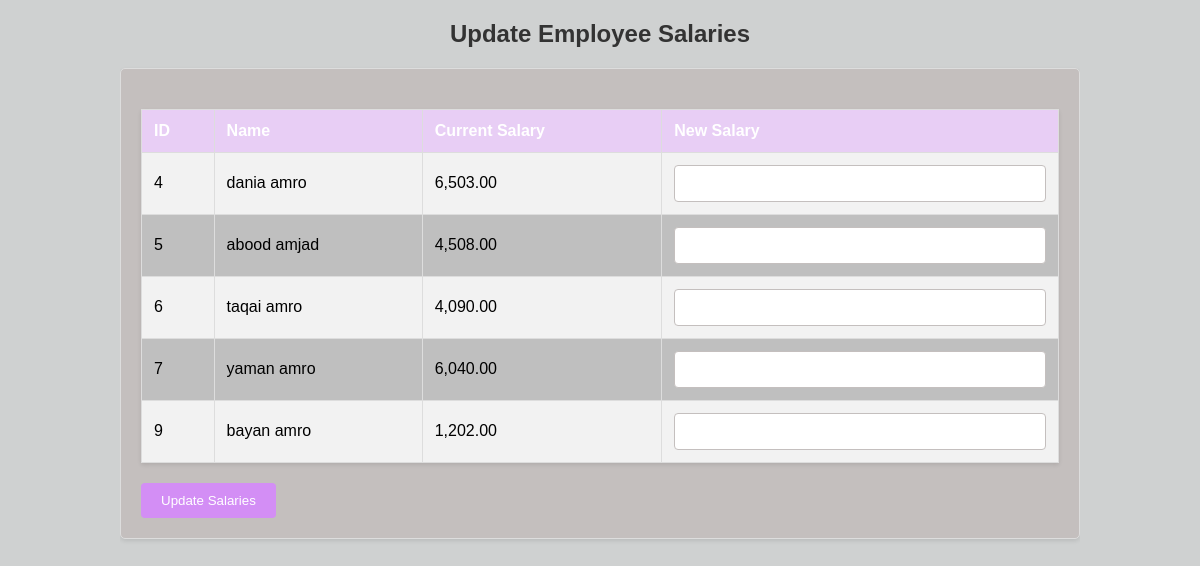
Page /UPDADE.PHP on the committed database.
### tables this page shows
CREATE TABLE `employees` (
  `ID` int(11) NOT NULL,
  `NAME` varchar(100) NOT NULL,
  `SALARY` decimal(10,2) NOT NULL,
  `OFF_DAYS` int(11) NOT NULL
);

### UPDADE.PHP (the view, shortened to what this page needs)
<?php
include 'db.php';
$sql = "SELECT ID, NAME, SALARY FROM employees";
$result = $conn->query($sql);
?>
<!DOCTYPE html>
<html>
<head>
</head>
<body>
    <div class="container">
        <h2>Update Employee Salaries</h2>
        <form method="post" action="">
            <table>
                <tr>
                    <th>ID</th>
                    <th>Name</th>
                    <th>Current Salary</th>
                    <th>New Salary</th>
                </tr>
                <?php
                if ($result->num_rows > 0) {
                    while ($row = $result->fetch_assoc()) {
                        echo "<tr>";
                        echo "<td>{$row['ID']}</td>";
                        echo "<td>{$row['NAME']}</td>";
                        echo "<td>" . number_format($row['SALARY'], 2) . "</td>";
                        echo "<td><input type='number' step='0.01' name='salaries[{$row['ID']}]' value='" . number_format($row['SALARY'], 2) . "'></td>";
                        echo "</tr>";
                    }
                } else {
                    echo "<tr><td colspan='4'>No employees found</td></tr>";
                }
                ?>
            </table>
            <input type="submit" name="update_salaries" value="Update Salaries">
        </form>
    </div>
</body>
</html>

### UPDADE.PHP (style rules this page uses)
body { font-family: Arial, sans-serif; margin: 0; padding: 0; background-color: #cfd1d1; }
.container { width: 80%; margin: auto; overflow: hidden; }
h2 { color: #333; margin-bottom: 20px; text-align: center; }
form { margin: 20px 0; padding: 20px; border: 1px solid #ddd; border-radius: 5px; background-color: #c4bfbe; box-shadow: 0 2px 4px rgba(0, 0, 0, 0.1); }
form input[type="number"] { padding: 10px; border: 1px solid #c4bfbe; border-radius: 4px; width: 100%; box-sizing: border-box; }
form input[type="submit"] { background-color: #d38ef5; color: white; border: none; padding: 10px 20px; border-radius: 4px; cursor: pointer; }
table { width: 100%; border-collapse: collapse; margin: 20px 0; background-color: #bfbfbf; box-shadow: 0 2px 4px rgba(0, 0, 0, 0.1); }
table, th, td { border: 1px solid #ddd; }
th, td { padding: 12px; text-align: left; }
th { background-color: #e8cef5; color: white; }
tr:nth-child(even) { background-color: #f2f2f2; }

### rows in the picture
employees: ID "4", NAME "dania amro", SALARY "6,503.00"
employees: ID "5", NAME "abood amjad", SALARY "4,508.00"
employees: ID "6", NAME "taqai amro", SALARY "4,090.00"
employees: ID "7", NAME "yaman amro", SALARY "6,040.00"
employees: ID "9", NAME "bayan amro", SALARY "1,202.00"
